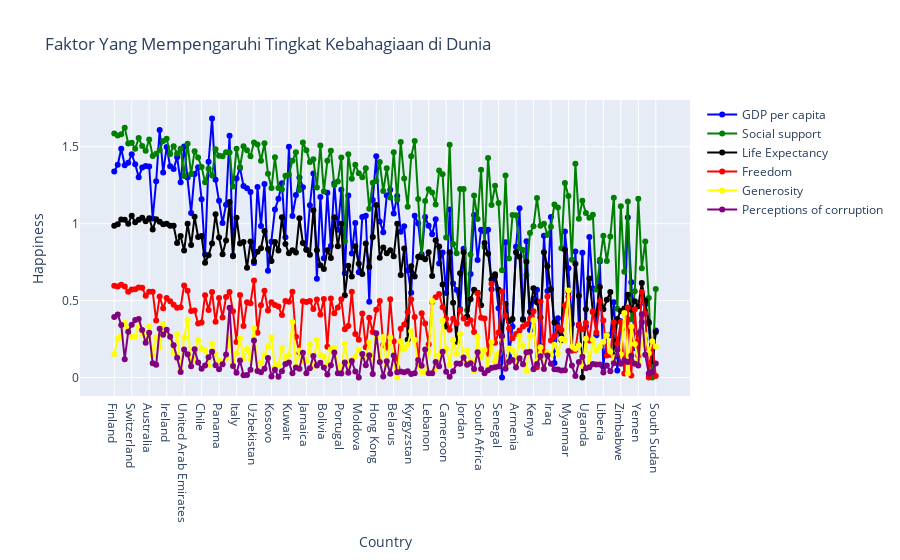

The code cell stored with this chart in its notebook:
### Code cell
trace1 = go.Scatter(x = df['Country'],
                    y = df['GDP per capita'],
                    mode = "lines+markers",
                    name = "GDP per capita",
                    marker = dict(color = 'blue'),
                    text= df.Country)

trace2 = go.Scatter(x = df['Country'],
                    y = df['Social support'],
                    mode = "lines+markers",
                    name = "Social support",
                    marker = dict(color = 'green'),
                    text= df.Country)

trace3 = go.Scatter(x = df['Country'],
                    y = df['Life Expectancy'],
                    mode = "lines+markers",
                    name = "Life Expectancy",
                    marker = dict(color = 'black'),
                    text= df.Country)

trace4 = go.Scatter(x = df['Country'],
                    y = df['Freedom'],
                    mode = "lines+markers",
                    name = "Freedom",
                    marker = dict(color = 'red'),
                    text= df.Country)

trace5 = go.Scatter(x = df['Country'],
                    y = df['Generosity'],
                    mode = "lines+markers",
                    name = "Generosity",
                    marker = dict(color = 'yellow'),
                    text= df.Country)

trace6 = go.Scatter(x = df['Country'],
                    y = df['Perceptions of corruption'],
                    mode = "lines+markers",
                    name = "Perceptions of corruption",
                    marker = dict(color = 'purple'),
                    text= df.Country)

data = [trace1, trace2, trace3, trace4, trace5, trace6]
layout = dict(title = 'Faktor Yang Mempengaruhi Tingkat Kebahagiaan di Dunia',
              xaxis= dict(title= 'Country',ticklen= 6,zeroline= False),
              yaxis= dict(title= 'Happiness',ticklen= 6,zeroline= False),
              hovermode='x'
             )
fig = dict(data = data, layout = layout)
iplot(fig)

### Figure 1 — Plotly figure (JSON) as saved in the notebook; plotly's stock layout.template omitted (floating-point values rounded to 4 significant figures; data arrays with more than 128 entries replaced by an {"elided": "..."} marker saying what was removed)
{"data": [{"name": "GDP per capita", "text": {"elided": "156 str values"}, "y": {"elided": "156 float values"}, "mode": "lines+markers", "marker": {"color": "blue"}, "x": {"elided": "156 str values"}, "type": "scatter"}, {"name": "Social support", "text": {"elided": "156 str values"}, "y": {"elided": "156 float values"}, "mode": "lines+markers", "marker": {"color": "green"}, "x": {"elided": "156 str values"}, "type": "scatter"}, {"name": "Life Expectancy", "text": {"elided": "156 str values"}, "y": {"elided": "156 float values"}, "mode": "lines+markers", "marker": {"color": "black"}, "x": {"elided": "156 str values"}, "type": "scatter"}, {"name": "Freedom", "text": {"elided": "156 str values"}, "y": {"elided": "156 float values"}, "mode": "lines+markers", "marker": {"color": "red"}, "x": {"elided": "156 str values"}, "type": "scatter"}, {"name": "Generosity", "text": {"elided": "156 str values"}, "y": {"elided": "156 float values"}, "mode": "lines+markers", "marker": {"color": "yellow"}, "x": {"elided": "156 str values"}, "type": "scatter"}, {"name": "Perceptions of corruption", "text": {"elided": "156 str values"}, "y": {"elided": "156 float values"}, "mode": "lines+markers", "marker": {"color": "purple"}, "x": {"elided": "156 str values"}, "type": "scatter"}], "layout": {"hovermode": "x", "yaxis": {"zeroline": false, "ticklen": 6, "title": {"text": "Happiness"}}, "xaxis": {"zeroline": false, "ticklen": 6, "title": {"text": "Country"}}, "title": {"text": "Faktor Yang Mempengaruhi Tingkat Kebahagiaan di Dunia"}}}
